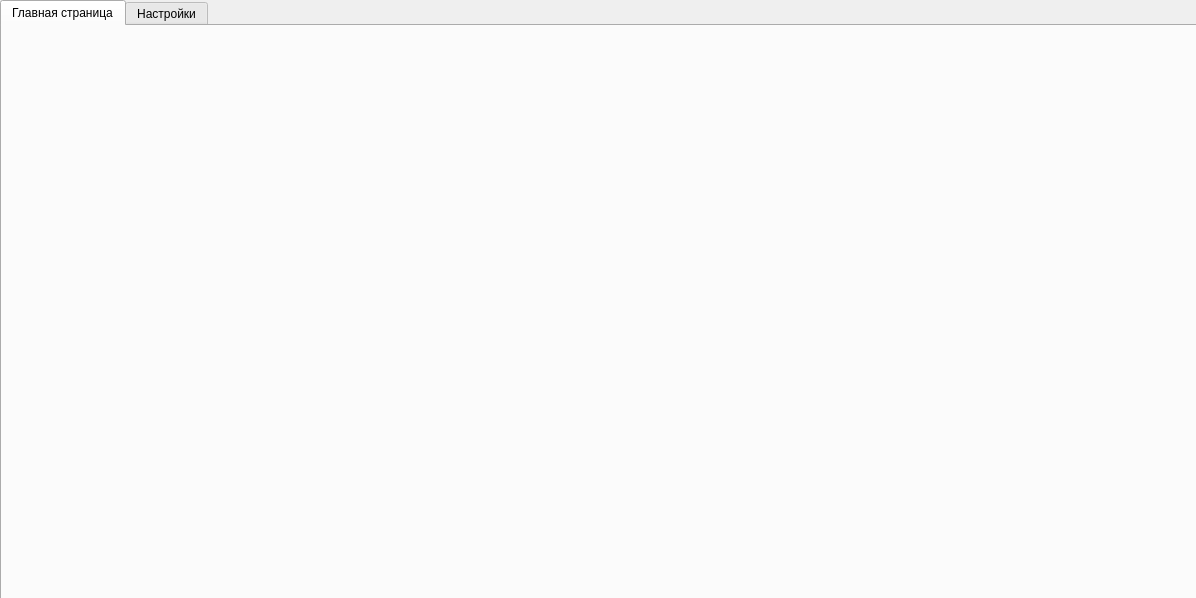
<?xml version="1.0" encoding="UTF-8"?>
<ui version="4.0">
 <class>MainWindow</class>
 <widget class="QWidget" name="MainWindow">
  <property name="geometry">
   <rect>
    <x>0</x>
    <y>0</y>
    <width>1196</width>
    <height>598</height>
   </rect>
  </property>
  <property name="windowTitle">
   <string>MainWindow</string>
  </property>
  <widget class="QWidget" name="horizontalLayoutWidget_3">
   <property name="geometry">
    <rect>
     <x>0</x>
     <y>0</y>
     <width>1201</width>
     <height>601</height>
    </rect>
   </property>
   <layout class="QHBoxLayout" name="horizontalLayout">
    <item>
     <widget class="QTabWidget" name="tabWidget">
      <property name="currentIndex">
       <number>0</number>
      </property>
      <widget class="QWidget" name="mainTab">
       <attribute name="title">
        <string>Главная страница</string>
       </attribute>
       <widget class="QWidget" name="horizontalLayoutWidget">
        <property name="geometry">
         <rect>
          <x>-10</x>
          <y>0</y>
          <width>1201</width>
          <height>571</height>
         </rect>
        </property>
        <layout class="QHBoxLayout" name="mainLay"/>
       </widget>
      </widget>
      <widget class="QWidget" name="settingsTab">
       <attribute name="title">
        <string>Настройки</string>
       </attribute>
       <widget class="QWidget" name="horizontalLayoutWidget_2">
        <property name="geometry">
         <rect>
          <x>0</x>
          <y>0</y>
          <width>1191</width>
          <height>571</height>
         </rect>
        </property>
        <layout class="QHBoxLayout" name="settingsLay">
         <item>
          <widget class="QLabel" name="label">
           <property name="text">
            <string/>
           </property>
          </widget>
         </item>
         <item>
          <layout class="QVBoxLayout" name="verticalLayout">
           <item>
            <widget class="QGroupBox" name="groupBox">
             <property name="title">
              <string>Градации серого</string>
             </property>
             <widget class="QWidget" name="verticalLayoutWidget_2">
              <property name="geometry">
               <rect>
                <x>9</x>
                <y>19</y>
                <width>371</width>
                <height>161</height>
               </rect>
              </property>
              <layout class="QVBoxLayout" name="verticalLayout_2">
               <item>
                <layout class="QHBoxLayout" name="horizontalLayout_2">
                 <item>
                  <widget class="QLabel" name="label_3">
                   <property name="minimumSize">
                    <size>
                     <width>130</width>
                     <height>0</height>
                    </size>
                   </property>
                   <property name="text">
                    <string>Коэффициент красного:</string>
                   </property>
                  </widget>
                 </item>
                 <item>
                  <widget class="QSlider" name="sliderRed">
                   <property name="maximum">
                    <number>100</number>
                   </property>
                   <property name="value">
                    <number>30</number>
                   </property>
                   <property name="tracking">
                    <bool>false</bool>
                   </property>
                   <property name="orientation">
                    <enum>Qt::Horizontal</enum>
                   </property>
                   <property name="invertedAppearance">
                    <bool>false</bool>
                   </property>
                   <property name="invertedControls">
                    <bool>false</bool>
                   </property>
                   <property name="tickPosition">
                    <enum>QSlider::TicksBelow</enum>
                   </property>
                   <property name="tickInterval">
                    <number>10</number>
                   </property>
                  </widget>
                 </item>
                </layout>
               </item>
               <item>
                <layout class="QHBoxLayout" name="horizontalLayout_3">
                 <item>
                  <widget class="QLabel" name="label_4">
                   <property name="sizePolicy">
                    <sizepolicy hsizetype="Fixed" vsizetype="Preferred">
                     <horstretch>0</horstretch>
                     <verstretch>0</verstretch>
                    </sizepolicy>
                   </property>
                   <property name="minimumSize">
                    <size>
                     <width>130</width>
                     <height>0</height>
                    </size>
                   </property>
                   <property name="text">
                    <string>Коэффициент зеленого:</string>
                   </property>
                  </widget>
                 </item>
                 <item>
                  <widget class="QSlider" name="sliderGreen">
                   <property name="maximum">
                    <number>100</number>
                   </property>
                   <property name="value">
                    <number>59</number>
                   </property>
                   <property name="orientation">
                    <enum>Qt::Horizontal</enum>
                   </property>
                   <property name="tickPosition">
                    <enum>QSlider::TicksBelow</enum>
                   </property>
                   <property name="tickInterval">
                    <number>10</number>
                   </property>
                  </widget>
                 </item>
                </layout>
               </item>
               <item>
                <layout class="QHBoxLayout" name="horizontalLayout_4">
                 <item>
                  <widget class="QLabel" name="label_5">
                   <property name="minimumSize">
                    <size>
                     <width>130</width>
                     <height>0</height>
                    </size>
                   </property>
                   <property name="text">
                    <string>Коэффициент голубого</string>
                   </property>
                  </widget>
                 </item>
                 <item>
                  <widget class="QSlider" name="sliderBlue">
                   <property name="maximum">
                    <number>100</number>
                   </property>
                   <property name="value">
                    <number>11</number>
                   </property>
                   <property name="orientation">
                    <enum>Qt::Horizontal</enum>
                   </property>
                   <property name="tickPosition">
                    <enum>QSlider::TicksBelow</enum>
                   </property>
                   <property name="tickInterval">
                    <number>10</number>
                   </property>
                  </widget>
                 </item>
                </layout>
               </item>
               <item>
                <widget class="QPushButton" name="buttonReset">
                 <property name="text">
                  <string>По умолчанию</string>
                 </property>
                </widget>
               </item>
              </layout>
             </widget>
            </widget>
           </item>
           <item>
            <widget class="QGroupBox" name="groupBox_2">
             <property name="title">
              <string>Градиентный оператор</string>
             </property>
             <widget class="QWidget" name="verticalLayoutWidget_3">
              <property name="geometry">
               <rect>
                <x>10</x>
                <y>20</y>
                <width>371</width>
                <height>151</height>
               </rect>
              </property>
              <layout class="QVBoxLayout" name="verticalLayout_4">
               <item>
                <layout class="QHBoxLayout" name="horizontalLayout_5">
                 <item>
                  <widget class="QLabel" name="label_6">
                   <property name="text">
                    <string/>
                   </property>
                  </widget>
                 </item>
                 <item>
                  <layout class="QVBoxLayout" name="verticalLayout_5">
                   <item>
                    <widget class="QRadioButton" name="radioButton_1">
                     <property name="text">
                      <string>Робертса</string>
                     </property>
                     <property name="checked">
                      <bool>true</bool>
                     </property>
                    </widget>
                   </item>
                   <item>
                    <widget class="QRadioButton" name="radioButton_2">
                     <property name="text">
                      <string>Превитта</string>
                     </property>
                    </widget>
                   </item>
                   <item>
                    <widget class="QRadioButton" name="radioButton_3">
                     <property name="text">
                      <string>Собеля</string>
                     </property>
                    </widget>
                   </item>
                   <item>
                    <widget class="QRadioButton" name="radioButton_4">
                     <property name="text">
                      <string>Лапласа</string>
                     </property>
                    </widget>
                   </item>
                   <item>
                    <widget class="QRadioButton" name="radioButton_5">
                     <property name="text">
                      <string>Метод Кирша</string>
                     </property>
                    </widget>
                   </item>
                  </layout>
                 </item>
                 <item>
                  <widget class="QLabel" name="label_7">
                   <property name="text">
                    <string/>
                   </property>
                  </widget>
                 </item>
                </layout>
               </item>
              </layout>
             </widget>
            </widget>
           </item>
           <item>
            <widget class="QGroupBox" name="groupBox_3">
             <property name="title">
              <string>Дополнительные настройки</string>
             </property>
             <widget class="QWidget" name="verticalLayoutWidget_5">
              <property name="geometry">
               <rect>
                <x>10</x>
                <y>20</y>
                <width>371</width>
                <height>151</height>
               </rect>
              </property>
              <layout class="QVBoxLayout" name="verticalLayout_6">
               <item>
                <layout class="QHBoxLayout" name="horizontalLayout_6">
                 <item>
                  <widget class="QLabel" name="label_8">
                   <property name="text">
                    <string>Путь к сохранению:</string>
                   </property>
                  </widget>
                 </item>
                 <item>
                  <widget class="QLineEdit" name="linePath">
                   <property name="text">
                    <string>Путь не выбран...</string>
                   </property>
                   <property name="readOnly">
                    <bool>true</bool>
                   </property>
                  </widget>
                 </item>
                 <item>
                  <widget class="QPushButton" name="buttonOpenDir">
                   <property name="sizePolicy">
                    <sizepolicy hsizetype="Fixed" vsizetype="Fixed">
                     <horstretch>0</horstretch>
                     <verstretch>0</verstretch>
                    </sizepolicy>
                   </property>
                   <property name="minimumSize">
                    <size>
                     <width>40</width>
                     <height>20</height>
                    </size>
                   </property>
                   <property name="maximumSize">
                    <size>
                     <width>40</width>
                     <height>16777215</height>
                    </size>
                   </property>
                   <property name="text">
                    <string>...</string>
                   </property>
                  </widget>
                 </item>
                </layout>
               </item>
               <item>
                <widget class="QCheckBox" name="checkGrayOnly">
                 <property name="text">
                  <string>Только градации серого</string>
                 </property>
                </widget>
               </item>
               <item>
                <layout class="QHBoxLayout" name="horizontalLayout_7">
                 <item>
                  <widget class="QCheckBox" name="checkEdge">
                   <property name="text">
                    <string>Сравнивать с пороговым значением</string>
                   </property>
                   <property name="checked">
                    <bool>true</bool>
                   </property>
                  </widget>
                 </item>
                 <item>
                  <widget class="QSpinBox" name="spinEdge">
                   <property name="maximumSize">
                    <size>
                     <width>100</width>
                     <height>16777215</height>
                    </size>
                   </property>
                   <property name="maximum">
                    <number>700</number>
                   </property>
                   <property name="value">
                    <number>50</number>
                   </property>
                  </widget>
                 </item>
                </layout>
               </item>
               <item>
                <widget class="QPushButton" name="buttonResetExtra">
                 <property name="text">
                  <string>По умолчанию</string>
                 </property>
                </widget>
               </item>
              </layout>
             </widget>
            </widget>
           </item>
          </layout>
         </item>
         <item>
          <widget class="QLabel" name="label_2">
           <property name="text">
            <string/>
           </property>
          </widget>
         </item>
        </layout>
       </widget>
      </widget>
     </widget>
    </item>
   </layout>
  </widget>
 </widget>
 <resources/>
 <connections/>
</ui>
